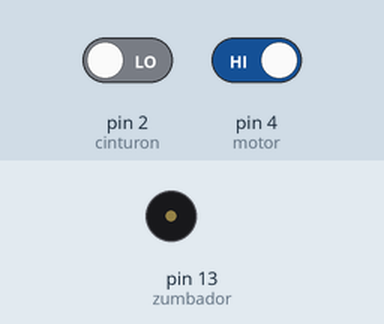
This sketch was run on a simulated Arduino Uno, built with avr-gcc and run on an emulated ATmega328P. Parts: buzzer (waves = sounding, pin HIGH). Inputs (shaded band) come from the test bench; at power-on: pin 2 (cinturon) LOW, pin 4 (motor) HIGH.

Above: at 1.2 s.
1.3 s: pin 2 (cinturon) driven HIGH and pin 4 (motor) driven LOW
At 2.4 s:
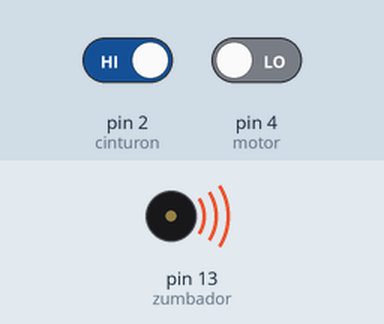
2.8 s: pin 2 (cinturon) driven LOW
At 3.6 s:
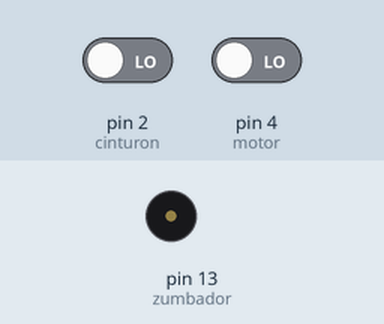
4.3 s: pin 2 (cinturon) driven HIGH
At 4.7 s:
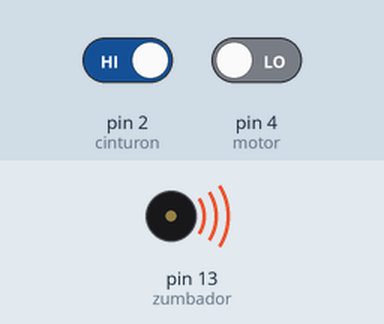
Timing chart, 0 to 7.3 s (numbered marks = the images above; inputs shaded):
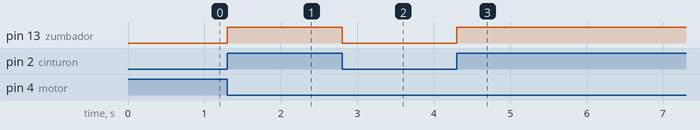

The sketch:

sketch_2.ino
```cpp
const int cinturon = 2;
const int motor = 4;
const int zumbador = 13;

int stateC = 0;
int stateM = 0;

void setup() {
  // put your setup code here, to run once:
  pinMode(cinturon,INPUT);
  pinMode(motor,INPUT);
  pinMode(zumbador,OUTPUT);
}

void loop() {
  // put your main code here, to run repeatedly:
  stateC = digitalRead(cinturon);
  stateM = digitalRead(motor);

  if(stateC == HIGH and stateM == LOW){
    analogWrite(zumbador,128);
    digitalWrite(LED_BUILTIN,HIGH);
  }
  else{
    digitalWrite(LED_BUILTIN,LOW);
  }
}
```

Measured:
- after the input at 1.3 s, pin 13 (zumbador): LOW → HIGH at once
- after the input at 2.8 s, pin 13 (zumbador): HIGH → LOW at once
- after the input at 4.3 s, pin 13 (zumbador): LOW → HIGH at once
